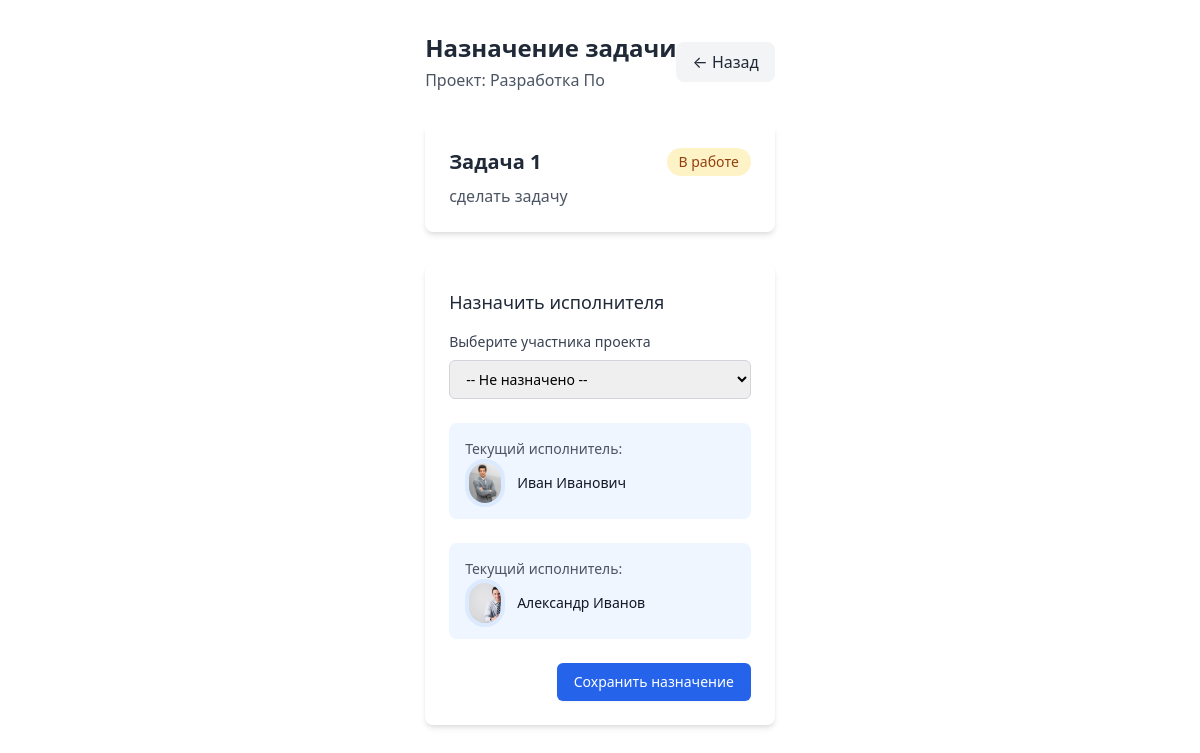
The app's page /tasks/31/assign/ (signed in) with its own data.
### TeamRunApp/models.py (models this page shows, shortened)
class Project(models.Model):
    name = models.CharField(max_length=100)
    description = models.TextField()
    owner = models.ForeignKey(CustomUser, on_delete=models.CASCADE, default=1)
    created_at = models.DateTimeField(auto_now_add=True)
    updated_at = models.DateTimeField(auto_now=True)
    def get_members(self):
        return CustomUser.objects.filter(project_memberships__project=self)

class Task(models.Model):
    title = models.CharField(max_length=100)
    description = models.TextField()
    list = models.ForeignKey(List, related_name='tasks', on_delete=models.CASCADE, null=True)
    assigned_to = models.ManyToManyField(CustomUser, related_name='tasks')
    completed = models.BooleanField(default=False)
    created_at = models.DateTimeField(auto_now_add=True)
    updated_at = models.DateTimeField(auto_now=True)
    due_date = models.DateTimeField(null=True, blank=True)

class CustomUser(AbstractUser):
    role = models.CharField(max_length=20, choices=[('manager', 'Manager'), ('developer', 'Developer')])
    avatar = models.ImageField(upload_to=user_avatar_path, blank=True, null=True)
    def get_avatar_small(self):
        if self.avatar and hasattr(self.avatar, 'url'):
            return format_html('<img src="{}" alt="User avatar" class="h-12 w-12 rounded-full object-cover border-4 border-blue-100">', self.avatar.url)
        else:
            first_letter = self.username[0].upper()  # Получаем первую букву никнейма
            return format_html('<div class="h-6 w-6 rounded-full flex items-center justify-center border-4 border-blue-100 text-2xl">{}</div>', first_letter)

### TeamRunApp/views.py (the view)
# urls.py: path('tasks/<int:pk>/assign/', views.TaskAssignmentView.as_view(), name='task_assign'),
class TaskAssignmentView(LoginRequiredMixin, DetailView):
    model = Task
    template_name = 'assign_task.html'
    context_object_name = 'task'
    def get_context_data(self, **kwargs):
        context = super().get_context_data(**kwargs)
        task = self.object
        context['project'] = task.list.project
        context['users_assigned'] = task.assigned_to.all()
        context['members'] = task.list.project.get_members()
        return context

### theme/templates/assign_task.html (shortened to what this page needs)
{% extends "base.html" %}
{% block content %}
<div class="max-w-2xl mx-auto px-4 py-8">
  <div class="flex items-center justify-between mb-8">
    <div>
      <h1 class="text-2xl font-bold text-gray-800">Назначение задачи</h1>
      <p class="text-gray-600 mt-1">Проект: {{ project.name }}</p>
    </div>
    <a href="{% url 'project_detail' project.id %}"
       class="inline-flex items-center px-4 py-2 bg-gray-100 hover:bg-gray-200 text-gray-800 rounded-lg transition">
      ← Назад
    </a>
  </div>
  <div class="bg-white rounded-lg shadow-md p-6 mb-8">
    <div class="flex items-start justify-between">
      <div>
        <h2 class="text-xl font-semibold text-gray-800">{{ task.title }}</h2>
        <p class="text-gray-600 mt-2">{{ task.description|linebreaksbr }}</p>
      </div>
      <span class="inline-flex items-center px-3 py-1 rounded-full text-sm font-medium
                  {% if task.completed %}bg-green-100 text-green-800{% else %}bg-yellow-100 text-yellow-800{% endif %}">
        {% if task.completed %}Завершена{% else %}В работе{% endif %}
      </span>
    </div>
  </div>
  <div class="bg-white rounded-lg shadow-md p-6">
    <h3 class="text-lg font-medium text-gray-800 mb-4">Назначить исполнителя</h3>
    <form method="post" action="{% url 'process_assignment' task.id %}">
      <div class="mb-6">
        <label for="user-select" class="block text-sm font-medium text-gray-700 mb-2">
          Выберите участника проекта
        </label>
        <div class="relative">
          <select id="user-select" name="user_id"
                  class="block w-full pl-3 pr-10 py-2 text-base border border-gray-300 focus:outline-none focus:ring-blue-500 focus:border-blue-500 sm:text-sm rounded-md">
            <option value="">-- Не назначено --</option>
          </select>
        </div>
      </div>
     {% for user in users_assigned %}
      <div class="mb-6 p-4 bg-blue-50 rounded-lg">
        <p class="text-sm text-gray-600 mb-1">Текущий исполнитель:</p>
        <div class="flex items-center">
          <div class="flex-shrink-0 h-10 w-10 rounded-full bg-blue-100 flex items-center justify-center">
              {{ user.get_avatar_small|safe }}
          </div>
          <div class="ml-3">
            <p class="text-sm font-medium text-gray-900">
              {{ user.get_full_name|default:user.username }}
            </p>
          </div>
        </div>
      </div>
      {% endfor %}
      <div class="flex justify-end space-x-3">
        <button type="submit"
                class="inline-flex items-center px-4 py-2 border border-transparent text-sm font-medium rounded-md shadow-sm text-white bg-blue-600 hover:bg-blue-700 focus:outline-none focus:ring-2 focus:ring-offset-2 focus:ring-blue-500">
          Сохранить назначение
        </button>
      </div>
    </form>
  </div>
</div>
{% endblock %}

### records on screen
Project: name "Разработка По"
Task: title "Задача 1", description "сделать задачу"
CustomUser: get_avatar_small (picture), get_full_name "Иван Иванович"
CustomUser: get_avatar_small (picture), get_full_name "Александр Иванов"
